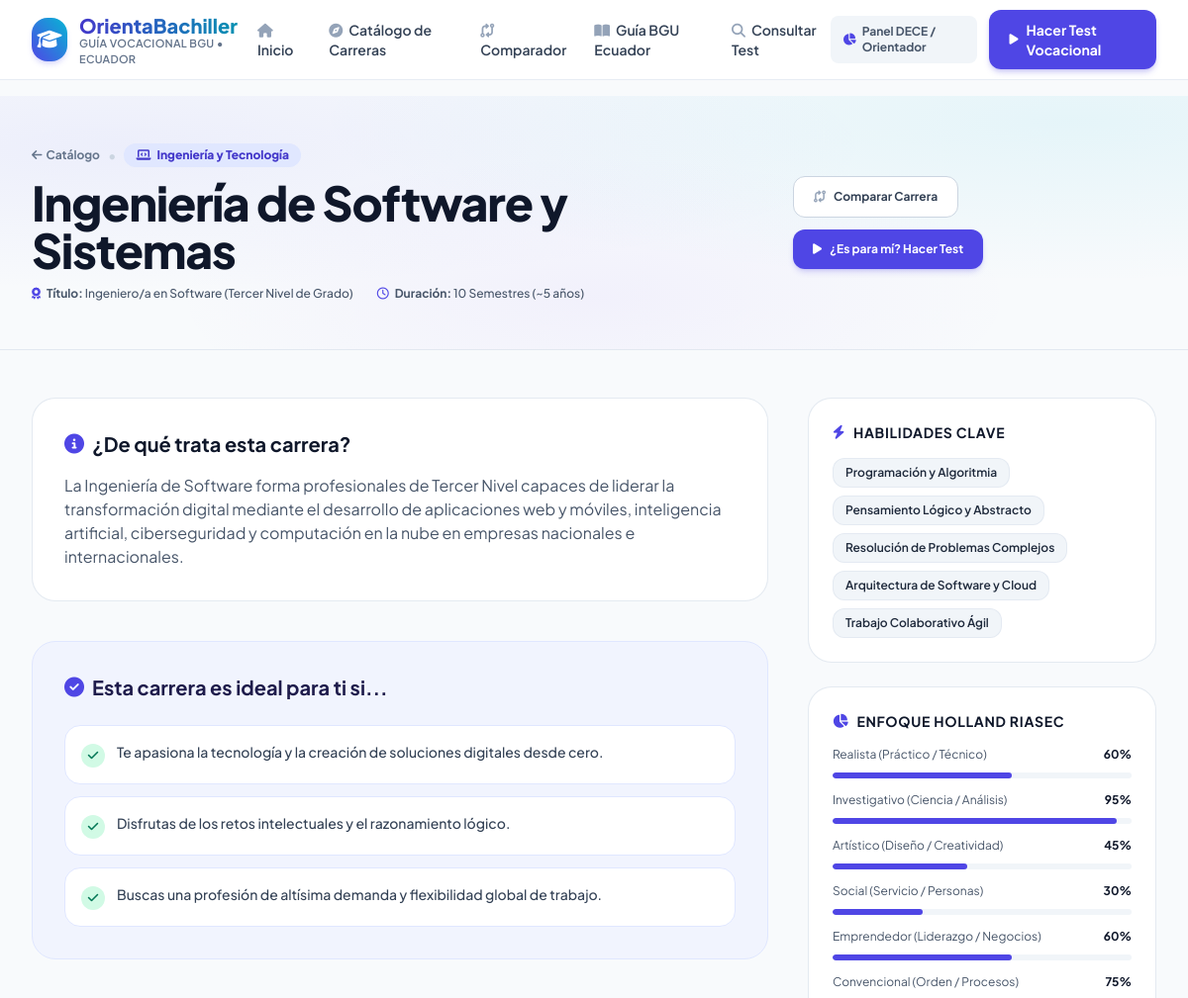
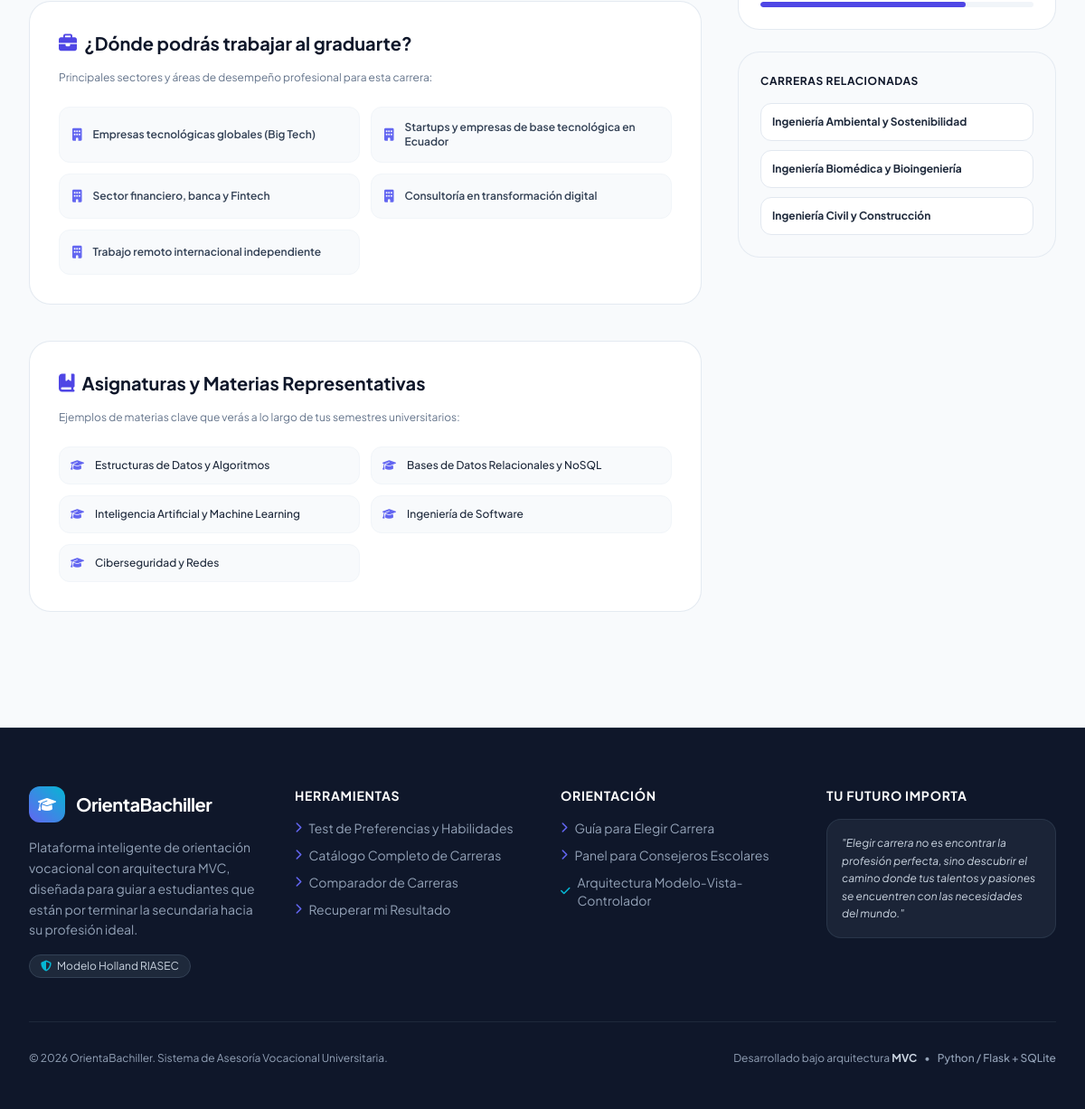
Page /carreras/ingenieria-software-sistemas (signed in) on the committed database (2 pictures, top to bottom).
### tables this page shows
CREATE TABLE careers (
        id INTEGER PRIMARY KEY AUTOINCREMENT,
        name TEXT NOT NULL,
        slug TEXT UNIQUE NOT NULL,
        category TEXT NOT NULL,
        icon TEXT NOT NULL,
        short_description TEXT NOT NULL,
        full_description TEXT NOT NULL,
        duration_semesters INTEGER NOT NULL,
        degree_title TEXT NOT NULL,
        labor_market TEXT NOT NULL,
        key_skills TEXT NOT NULL,
        typical_subjects TEXT NOT NULL,
        reasons_to_study TEXT NOT NULL,
        riasec_r REAL NOT NULL DEFAULT 0.0,
        riasec_i REAL NOT NULL DEFAULT 0.0,
        riasec_a REAL NOT NULL DEFAULT 0.0,
        riasec_s REAL NOT NULL DEFAULT 0.0,
        riasec_e REAL NOT NULL DEFAULT 0.0,
        riasec_c REAL NOT NULL DEFAULT 0.0,
        skill_logic_math REAL NOT NULL DEFAULT 0.0,
        skill_verbal REAL NOT NULL DEFAULT 0.0,
        skill_spatial_creative REAL NOT NULL DEFAULT 0.0,
        skill_social_leadership REAL NOT NULL DEFAULT 0.0,
        skill_technical_manual REAL NOT NULL DEFAULT 0.0,
        skill_scientific_research REAL NOT NULL DEFAULT 0.0
    );

### app/controllers/main_controller.py (the view)
@main_bp.route('/carreras/<slug>')
def career_detail(slug):
    career = Career.get_by_slug(slug)
    if not career:
        try:
            career = Career.get_by_id(int(slug))
        except ValueError:
            career = None
    if not career:
        return render_template('404.html', message="Carrera no encontrada"), 404
    related = [c for c in Career.get_all(category=career['category']) if c['id'] != career['id']][:3]
    return render_template('careers/detail.html', career=career, related=related)

### app/models/career_model.py (called while the page is built)
    @staticmethod
    def _parse_row(row):
        if not row:
            return None
        item = dict(row)
        for field in ['labor_market', 'key_skills', 'typical_subjects', 'reasons_to_study']:
            if field in item and isinstance(item[field], str):
                try:
                    item[field] = json.loads(item[field])
                except Exception:
                    item[field] = []
        return item

    @classmethod
    def get_all(cls, category=None, search_term=None):
        conn = get_db_connection()
        query = "SELECT * FROM careers WHERE 1=1"
        params = []
        if category and category != 'all':
            query += " AND category = ?"
            params.append(category)
        if search_term:
            query += " AND (name LIKE ? OR short_description LIKE ? OR category LIKE ?)"
            term = f"%{search_term}%"
            params.extend([term, term, term])
        query += " ORDER BY name ASC"
        rows = conn.execute(query, params).fetchall()
        conn.close()
        return [cls._parse_row(r) for r in rows]

    @classmethod
    def get_by_slug(cls, slug):
        conn = get_db_connection()
        row = conn.execute("SELECT * FROM careers WHERE slug = ?", (slug,)).fetchone()
        conn.close()
        return cls._parse_row(row)

### app/models/database.py (called while the page is built)
def get_db_connection():
    db_path = Config.DATABASE_PATH
    os.makedirs(os.path.dirname(db_path), exist_ok=True)
    conn = sqlite3.connect(db_path)
    conn.row_factory = sqlite3.Row
    return conn

### app/templates/careers/detail.html (shortened to what this page needs)
{% extends "base.html" %}
{% block content %}
<div class="bg-mesh-gradient py-12 border-b border-slate-200">
    <div class="max-w-7xl mx-auto px-4 sm:px-6 lg:px-8">
        <div class="flex flex-col md:flex-row md:items-center justify-between gap-6">
            <div class="space-y-3">
                <div class="flex items-center gap-2">
                    <a href="{{ url_for('main.careers_list') }}" class="text-xs font-bold text-slate-500 hover:text-slate-800 flex items-center gap-1">
                        <i class="fa-solid fa-arrow-left"></i> Catálogo
                    </a>
                    <span class="text-slate-300">•</span>
                    <span class="inline-flex items-center gap-1.5 px-3 py-1 rounded-full bg-brand-100 text-brand-700 text-xs font-extrabold">
                        <i class="{{ career.icon }}"></i> {{ career.category }}
                    </span>
                </div>
                <h1 class="text-3xl sm:text-4xl lg:text-5xl font-extrabold text-slate-900 tracking-tight">
                    {{ career.name }}
                </h1>
                <div class="flex flex-wrap items-center gap-x-6 gap-y-2 text-xs text-slate-600 font-medium">
                    <span><i class="fa-solid fa-award text-brand-600 mr-1.5"></i><strong>Título:</strong> {{ career.degree_title }}</span>
                    <span><i class="fa-regular fa-clock text-brand-600 mr-1.5"></i><strong>Duración:</strong> {{ career.duration_semesters }} Semestres (~{{ career.duration_semesters // 2 }} años)</span>
                </div>
            </div>
            <div class="flex flex-wrap items-center gap-3">
                <a href="{{ url_for('main.compare_careers', c1=career.id) }}" class="inline-flex items-center gap-2 px-5 py-3 rounded-xl bg-white hover:bg-slate-50 border border-slate-300 text-slate-700 font-bold text-xs shadow-xs transition-all">
                    <i class="fa-solid fa-code-compare text-slate-400"></i> Comparar Carrera
                </a>
                <a href="{{ url_for('test.start_test') }}" class="inline-flex items-center gap-2 px-5 py-3 rounded-xl bg-brand-600 hover:bg-brand-700 text-white font-bold text-xs shadow-md shadow-brand-600/20 transition-all">
                    <i class="fa-solid fa-play"></i> ¿Es para mí? Hacer Test
                </a>
            </div>
        </div>
    </div>
</div>
<div class="max-w-7xl mx-auto px-4 sm:px-6 lg:px-8 py-12">
    <div class="grid grid-cols-1 lg:grid-cols-12 gap-10">
        <div class="lg:col-span-8 space-y-10">
            <div class="bg-white rounded-3xl p-8 border border-slate-200/90 shadow-xs space-y-4">
                <h2 class="text-xl font-bold text-slate-900 flex items-center gap-2">
                    <i class="fa-solid fa-circle-info text-brand-600"></i> ¿De qué trata esta carrera?
                </h2>
                <p class="text-sm sm:text-base text-slate-600 leading-relaxed">
                    {{ career.full_description }}
                </p>
            </div>
            {% if career.reasons_to_study %}
            <div class="bg-indigo-50/70 rounded-3xl p-8 border border-indigo-100 space-y-4">
                <h2 class="text-xl font-bold text-indigo-950 flex items-center gap-2">
                    <i class="fa-solid fa-circle-check text-indigo-600"></i> Esta carrera es ideal para ti si...
                </h2>
                <div class="grid grid-cols-1 gap-3 pt-2">
                    {% for reason in career.reasons_to_study %}
                    <div class="flex items-start gap-3 p-4 rounded-2xl bg-white border border-indigo-100 shadow-2xs">
                        <span class="w-6 h-6 rounded-full bg-emerald-100 text-emerald-700 flex items-center justify-center font-bold text-xs shrink-0 mt-0.5">
                            <i class="fa-solid fa-check"></i>
                        </span>
                        <p class="text-xs sm:text-sm text-slate-700 font-medium leading-snug">{{ reason }}</p>
                    </div>
                    {% endfor %}
                </div>
            </div>
            {% endif %}
            {% if career.labor_market %}
            <div class="bg-white rounded-3xl p-8 border border-slate-200/90 shadow-xs space-y-4">
                <h2 class="text-xl font-bold text-slate-900 flex items-center gap-2">
                    <i class="fa-solid fa-briefcase text-brand-600"></i> ¿Dónde podrás trabajar al graduarte?
                </h2>
                <p class="text-xs text-slate-500">Principales sectores y áreas de desempeño profesional para esta carrera:</p>
                <div class="grid grid-cols-1 sm:grid-cols-2 gap-3 pt-2">
                    {% for job in career.labor_market %}
                    <div class="flex items-center gap-3 p-3.5 rounded-xl bg-slate-50 border border-slate-100 text-xs font-semibold text-slate-700">
                        <i class="fa-solid fa-building text-brand-500 text-sm"></i>
                        <span>{{ job }}</span>
                    </div>
                    {% endfor %}
                </div>
            </div>
            {% endif %}
            {% if career.typical_subjects %}
            <div class="bg-white rounded-3xl p-8 border border-slate-200/90 shadow-xs space-y-4">
                <h2 class="text-xl font-bold text-slate-900 flex items-center gap-2">
                    <i class="fa-solid fa-book-bookmark text-brand-600"></i> Asignaturas y Materias Representativas
                </h2>
                <p class="text-xs text-slate-500">Ejemplos de materias clave que verás a lo largo de tus semestres universitarios:</p>
                <div class="grid grid-cols-1 sm:grid-cols-2 gap-3 pt-2">
                    {% for sub in career.typical_subjects %}
                    <div class="flex items-center gap-3 p-3 rounded-xl bg-slate-50 border border-slate-100 text-xs font-medium text-slate-800">
                        <i class="fa-solid fa-graduation-cap text-indigo-500 text-xs"></i>
                        <span>{{ sub }}</span>
                    </div>
                    {% endfor %}
                </div>
            </div>
            {% endif %}
        </div>
        <div class="lg:col-span-4 space-y-6">
            {% if career.key_skills %}
            <div class="bg-white rounded-3xl p-6 border border-slate-200/90 shadow-xs space-y-4">
                <h3 class="font-bold text-slate-900 text-sm uppercase tracking-wider text-slate-400 flex items-center gap-2">
                    <i class="fa-solid fa-bolt text-brand-600"></i> Habilidades Clave
                </h3>
                <div class="flex flex-wrap gap-2">
                    {% for sk in career.key_skills %}
                    <span class="px-3 py-1.5 rounded-xl bg-slate-100 text-slate-800 font-semibold text-xs border border-slate-200/80">
                        {{ sk }}
                    </span>
                    {% endfor %}
                </div>
            </div>
            {% endif %}
            <div class="bg-white rounded-3xl p-6 border border-slate-200/90 shadow-xs space-y-4">
                <h3 class="font-bold text-slate-900 text-sm uppercase tracking-wider text-slate-400 flex items-center gap-2">
                    <i class="fa-solid fa-chart-pie text-brand-600"></i> Enfoque Holland RIASEC
                </h3>
                <div class="space-y-2.5 text-xs">
                    <div class="flex items-center justify-between">
                        <span class="text-slate-600">Realista (Práctico / Técnico)</span>
                        <strong class="text-slate-900">{{ (career.riasec_r * 100)|int }}%</strong>
                    </div>
                    <div class="w-full bg-slate-100 h-1.5 rounded-full overflow-hidden">
                        <div class="bg-brand-600 h-1.5 rounded-full" style="width: {{ (career.riasec_r * 100)|int }}%;"></div>
                    </div>
                    <div class="flex items-center justify-between pt-1">
                        <span class="text-slate-600">Investigativo (Ciencia / Análisis)</span>
                        <strong class="text-slate-900">{{ (career.riasec_i * 100)|int }}%</strong>
                    </div>
                    <div class="w-full bg-slate-100 h-1.5 rounded-full overflow-hidden">
                        <div class="bg-brand-600 h-1.5 rounded-full" style="width: {{ (career.riasec_i * 100)|int }}%;"></div>
                    </div>
                    <div class="flex items-center justify-between pt-1">
                        <span class="text-slate-600">Artístico (Diseño / Creatividad)</span>
                        <strong class="text-slate-900">{{ (career.riasec_a * 100)|int }}%</strong>
                    </div>
                    <div class="w-full bg-slate-100 h-1.5 rounded-full overflow-hidden">
                        <div class="bg-brand-600 h-1.5 rounded-full" style="width: {{ (career.riasec_a * 100)|int }}%;"></div>
                    </div>
                    <div class="flex items-center justify-between pt-1">
                        <span class="text-slate-600">Social (Servicio / Personas)</span>
                        <strong class="text-slate-900">{{ (career.riasec_s * 100)|int }}%</strong>
                    </div>
                    <div class="w-full bg-slate-100 h-1.5 rounded-full overflow-hidden">
                        <div class="bg-brand-600 h-1.5 rounded-full" style="width: {{ (career.riasec_s * 100)|int }}%;"></div>
                    </div>
                    <div class="flex items-center justify-between pt-1">
                        <span class="text-slate-600">Emprendedor (Liderazgo / Negocios)</span>
                        <strong class="text-slate-900">{{ (career.riasec_e * 100)|int }}%</strong>
                    </div>
                    <div class="w-full bg-slate-100 h-1.5 rounded-full overflow-hidden">
                        <div class="bg-brand-600 h-1.5 rounded-full" style="width: {{ (career.riasec_e * 100)|int }}%;"></div>
                    </div>
                    <div class="flex items-center justify-between pt-1">
                        <span class="text-slate-600">Convencional (Orden / Procesos)</span>
                        <strong class="text-slate-900">{{ (career.riasec_c * 100)|int }}%</strong>
                    </div>
                    <div class="w-full bg-slate-100 h-1.5 rounded-full overflow-hidden">
                        <div class="bg-brand-600 h-1.5 rounded-full" style="width: {{ (career.riasec_c * 100)|int }}%;"></div>
                    </div>
                </div>
            </div>
            {% if related %}
            <div class="bg-slate-50 rounded-3xl p-6 border border-slate-200/80 space-y-4">
                <h3 class="font-bold text-slate-900 text-xs uppercase tracking-wider text-slate-400">Carreras Relacionadas</h3>
                <div class="space-y-2.5">
                    {% for r in related %}
                    <a href="{{ url_for('main.career_detail', slug=r.slug) }}" class="block p-3 rounded-xl bg-white border border-slate-200 hover:border-brand-500 text-xs font-bold text-slate-800 hover:text-brand-600 transition-all">
                        {{ r.name }}
                    </a>
                    {% endfor %}
                </div>
            </div>
            {% endif %}
        </div>
    </div>
</div>
{% endblock %}

### app/static/css/style.css (style rules this page uses)
.bg-mesh-gradient { background-color: #f8fafc; background-image: radial-gradient(at 10% 20%, rgba(99, 102, 241, 0.08) 0px, transparent 50%), radial-gradient(at 90% 10%, rgba(6, 182, 212, 0.08) 0px, transparent 50%), radial-gradient(at 50% 80%, rgba(139, 92, 246, 0.06) 0px, transparent 50%); }

### rows in the picture
careers: category "Ingeniería y Tecnología", name "Ingeniería de Software y Sistemas", degree_title "Ingeniero/a en Software (Tercer Nivel de Grado)", duration_semesters "10", duration_semesters "5", full_description "La Ingeniería de Software forma profesionales de Tercer Nivel capaces de liderar la transformación digital mediante el desarrollo de aplicaciones web y móviles, inteligencia artificial, ciberseguridad y computación en la nube en empresas nacionales e internacionales.", (career.riasec_r*100)|int "60", (career.riasec_i*100)|int "95", (career.riasec_a*100)|int "45", (career.riasec_s*100)|int "30", (career.riasec_e*100)|int "60", (career.riasec_c*100)|int "75"
careers: name "Ingeniería Ambiental y Sostenibilidad"
careers: name "Ingeniería Biomédica y Bioingeniería"
careers: name "Ingeniería Civil y Construcción"

### other values in the picture
{{ reason }} "Te apasiona la tecnología y la creación de soluciones digitales desde cero." "Disfrutas de los retos intelectuales y el razonamiento lógico." "Buscas una profesión de altísima demanda y flexibilidad global de trabajo."
{{ job }} "Empresas tecnológicas globales (Big Tech)" "Startups y empresas de base tecnológica en Ecuador" "Sector financiero, banca y Fintech" "Consultoría en transformación digital" "Trabajo remoto internacional independiente"
{{ sub }} "Estructuras de Datos y Algoritmos" "Bases de Datos Relacionales y NoSQL" "Inteligencia Artificial y Machine Learning" "Ingeniería de Software" "Ciberseguridad y Redes"
{{ sk }} "Programación y Algoritmia" "Pensamiento Lógico y Abstracto" "Resolución de Problemas Complejos" "Arquitectura de Software y Cloud" "Trabajo Colaborativo Ágil"
